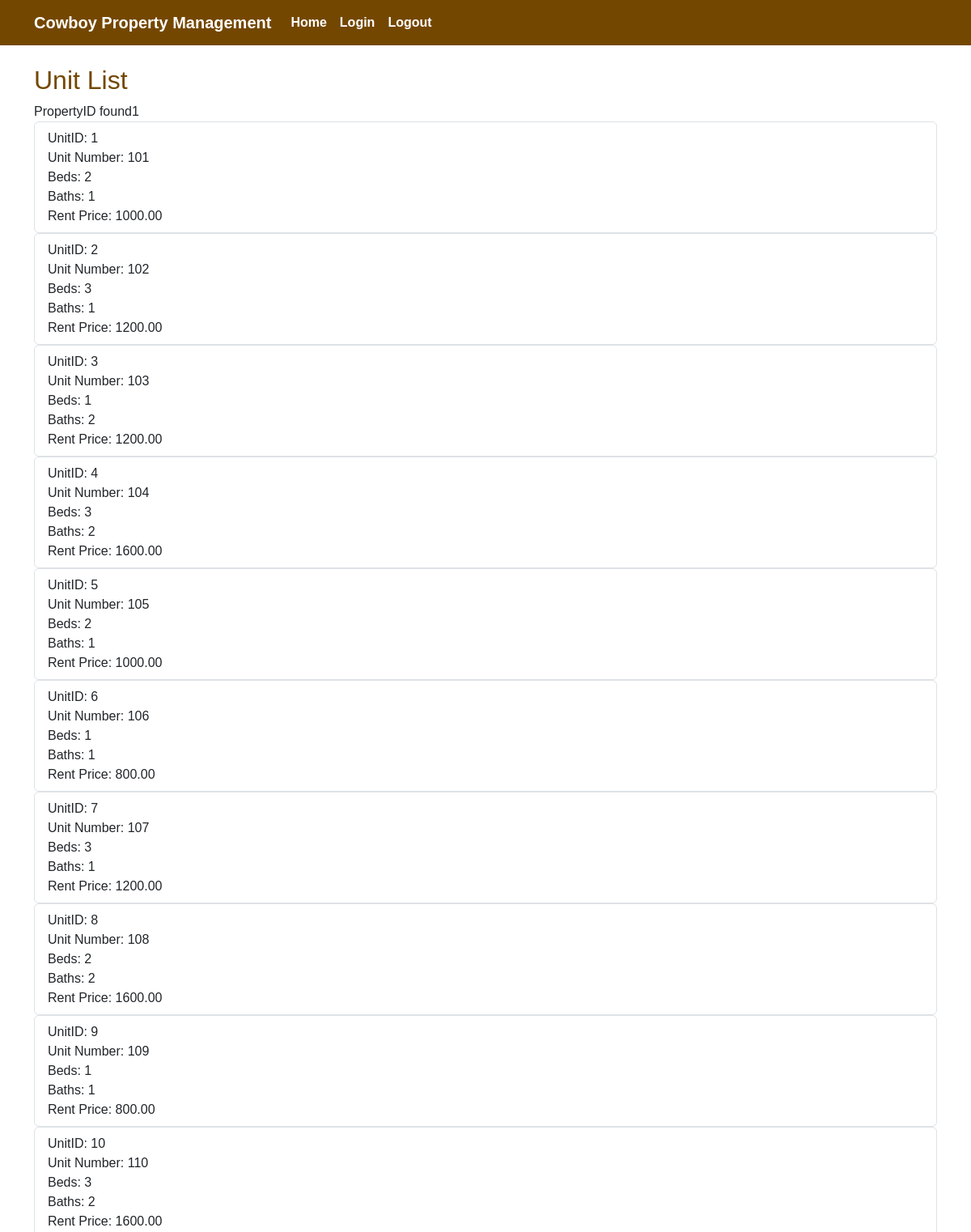
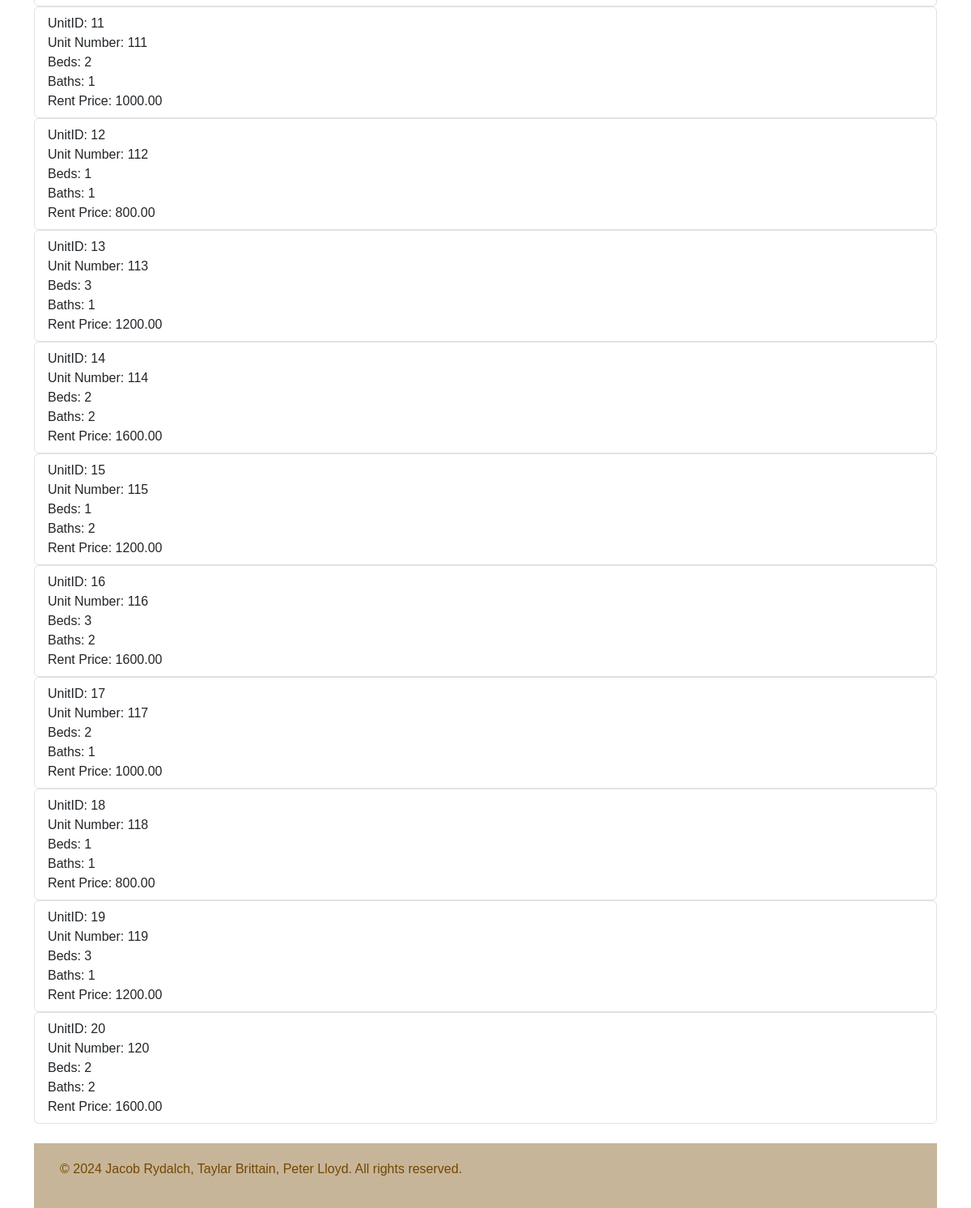
Screenshot of /seeUnits.php?PropertyID=1 (signed in) with the database file from the repository (2 pictures, top to bottom).
### tables this page shows
CREATE TABLE IF NOT EXISTS `unit` (
  `UnitID` int UNSIGNED NOT NULL AUTO_INCREMENT,
  `PropertyID` smallint NOT NULL,
  `UnitNumber` smallint NOT NULL,
  `Bed` tinyint NOT NULL,
  `Bath` tinyint NOT NULL,
  `Price` decimal(9,2) NOT NULL,
  PRIMARY KEY (`UnitID`),
  KEY `PropertyID` (`PropertyID`)
);

### seeUnits.php (the view, shortened to what this page needs)
<!DOCTYPE html>
<html>
	<head>
		<link href="https://cdn.jsdelivr.net/npm/bootstrap@5.3.3/dist/css/bootstrap.min.css" rel="stylesheet">
		<link href="cpm-universal-styles.css" rel="stylesheet">
	</head>
	<body>
		<nav class="navbar navbar-expand-lg custom-navbar">
			<div class="container">
			    <a class="navbar-brand custom-navbar-item" href="public-home.php">Cowboy Property Management</a>
				<div class="collapse navbar-collapse text-center" id="navbarNav">
					<ul class="navbar-nav ml-auto">
						<li class="nav-item">
							<a class="nav-link custom-navbar-item" href="public-home.php" >Home</a>
						</li>
						<li class="nav-item">
							<a class="nav-link custom-navbar-item" href="login-form.php" >Login</a>
						</li>
						<li class="nav-item">
							<a class="nav-link custom-navbar-item" href="logout.php" >Logout</a>
						</li>
					</ul>
				</div>
			</div>
		</nav>
		<br>
		<div class='unit-list'>
			<div class='container'>
				<h2 style="color: #744700;">Unit List</h2>
				<?php
					require_once 'login.php';
					if(isset($_GET['PropertyID'])){
						$propertyID = $_GET['PropertyID'];
						$conn = new mysqli($hn, $un, $pw, $db);
					echo "PropertyID found" . $_GET['PropertyID'] . "<br>";
						$query = "SELECT * FROM unit WHERE PropertyID = $propertyID ORDER BY UnitID";
						$result = $conn->query($query);
						if($result->num_rows > 0) {
							while($row = $result->fetch_array(MYSQLI_ASSOC)) {
								echo <<<_END
										<ul class='list-group'>
											<li class='list-group-item'>
												UnitID: $row[UnitID] <br>
												Unit Number: $row[UnitNumber] <br>
												Beds: $row[Bed] <br>
												Baths: $row[Bath] <br>
												Rent Price: $row[Price]
											</li>
										</ul>
									_END;
							}
						}
					}
				?>
		<br>
		<div class='custom-footer'>
			<div class='container'>
				<p style='color: #744700;'>&copy; 2024 Jacob Rydalch, Taylar Brittain, Peter Lloyd. All rights reserved.</p>
			</div>
	</body>
</html>

### cpm-universal-styles.css (style rules this page uses)
body { font-family: Arial; }
.custom-footer { background-color: #c7b599; padding: 20px; width: 100%; }
.custom-navbar { background-color: #744700; }
.custom-navbar-item { color: white; font-weight: bold; }

### rows the page displays
unit: UnitID "1", UnitNumber "101", Bed "2", Bath "1", Price "1000.00"
unit: UnitID "2", UnitNumber "102", Bed "3", Bath "1", Price "1200.00"
unit: UnitID "3", UnitNumber "103", Bed "1", Bath "2", Price "1200.00"
unit: UnitID "4", UnitNumber "104", Bed "3", Bath "2", Price "1600.00"
unit: UnitID "5", UnitNumber "105", Bed "2", Bath "1", Price "1000.00"
unit: UnitID "6", UnitNumber "106", Bed "1", Bath "1", Price "800.00"
unit: UnitID "7", UnitNumber "107", Bed "3", Bath "1", Price "1200.00"
unit: UnitID "8", UnitNumber "108", Bed "2", Bath "2", Price "1600.00"
unit: UnitID "9", UnitNumber "109", Bed "1", Bath "1", Price "800.00"
unit: UnitID "10", UnitNumber "110", Bed "3", Bath "2", Price "1600.00"
unit: UnitID "11", UnitNumber "111", Bed "2", Bath "1", Price "1000.00"
unit: UnitID "12", UnitNumber "112", Bed "1", Bath "1", Price "800.00"
unit: UnitID "13", UnitNumber "113", Bed "3", Bath "1", Price "1200.00"
unit: UnitID "14", UnitNumber "114", Bed "2", Bath "2", Price "1600.00"
unit: UnitID "15", UnitNumber "115", Bed "1", Bath "2", Price "1200.00"
unit: UnitID "16", UnitNumber "116", Bed "3", Bath "2", Price "1600.00"
unit: UnitID "17", UnitNumber "117", Bed "2", Bath "1", Price "1000.00"
unit: UnitID "18", UnitNumber "118", Bed "1", Bath "1", Price "800.00"
unit: UnitID "19", UnitNumber "119", Bed "3", Bath "1", Price "1200.00"
unit: UnitID "20", UnitNumber "120", Bed "2", Bath "2", Price "1600.00"

### other values shown
$_GET['PropertyID'] "1"
